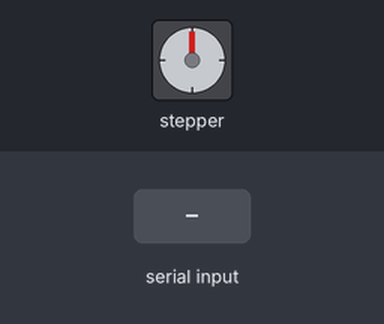
The sketch below on a simulated Arduino Uno, built with avr-gcc and run on an emulated ATmega328P. Parts: stepper motor. Inputs (shaded band) come from the test bench. Stepper angles assume 200 steps per turn; what the sketch prints to the serial monitor is not drawn.

Above: at 1.2 s.
1.3 s: "1" received over Serial
Timing chart, 0 to 4.3 s (numbered marks = the images above; inputs shaded):
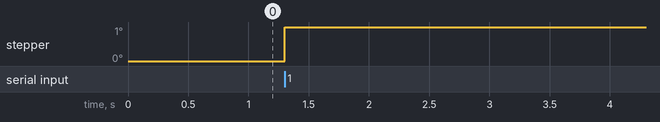

The sketch:

stepper_oneStepAtATimetrial2.ino
```cpp
/*
 Stepper Motor Control - one step at a time

 This program drives a unipolar or bipolar stepper motor.
 The motor is attached to digital pins 8 - 11 of the Arduino.

 The motor will step one step at a time, very slowly.  You can use this to
 test that you've got the four wires of your stepper wired to the correct
 pins. If wired correctly, all steps should be in the same direction.

 Use this also to count the number of steps per revolution of your motor,
 if you don't know it.  Then plug that number into the oneRevolution
 example to see if you got it right.

 Created 30 Nov. 2009
 by Tom Igoe

 */

#include <Stepper.h>

const int stepsPerRevolution = 200;  // change this to fit the number of steps per revolution
// for your motor

// initialize the stepper library on pins 8 through 11:
Stepper myStepper(stepsPerRevolution, 7, 8, 12, 13);

int stepCount = 0;         // number of steps the motor has taken

void setup() {
  // initialize the serial port:
  Serial.begin(9600);
}

void loop() {
  // step one step:
  if(Serial.available())
{


  switch(Serial.read())
     {
      case'0': {  digitalWrite(7,0);
                  digitalWrite(8,0);
                  digitalWrite(12,0);
                  digitalWrite(13,0);
                  break;
                }
      case'1':{ myStepper.step(1);
                Serial.print("steps:");
                Serial.println(stepCount);
                stepCount++;
                delay(500);
                break;
                }
      default: break;
      }
     }}
```
